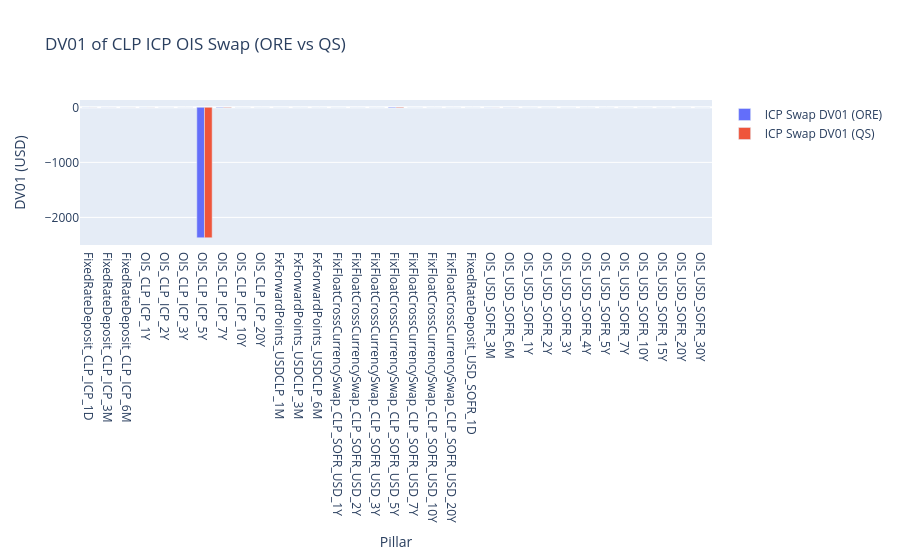

Notebook source saved alongside this figure:
### Code cell
fx_spot = 935.0
icp_tenors  = ["1D","3M","6M","1Y","2Y","3Y","5Y","7Y","10Y","20Y"]
icp_quotes  = curves['ICP']['quotes']
coll_tenors = ["1M","3M","6M","1Y","2Y","3Y","5Y","7Y","10Y","20Y"]
coll_quotes = curves['Collateral(CLP/USD)']['quotes']

qs_product = next(p for p in qs_results['products'] if p['label'] == 'CLP ICP OIS 5Y Swap (USD collateral)')
qs_sens = qs_product['sensitivities']

icp_swap_rows = []
idx = 0

# Bump ICP (forecast curve)
for q in icp_quotes:
    rq = q['rate']
    orig = rq.value()
    rq.setValue(orig + bump)
    v_up = icp_swap.NPV()
    rq.setValue(orig - bump)
    v_down = icp_swap.NPV()
    rq.setValue(orig)
    dv01 = (v_up - v_down) / 2 / fx_spot
    icp_swap_rows.append({"Pillar": qs_sens[idx]['pillar'], "DV01 (ORE)": round(dv01, 2)})
    idx += 1

# Bump Collateral(CLP/USD) (discount curve)
for q in coll_quotes:
    if 'fxPoints' in q:
        rq = q['fxPoints']
    elif 'rate' in q:
        rq = q['rate']
    orig = rq.value()
    rq.setValue(orig + bump)
    v_up = icp_swap.NPV()
    rq.setValue(orig - bump)
    v_down = icp_swap.NPV()
    rq.setValue(orig)
    dv01 = (v_up - v_down) / 2 / fx_spot
    icp_swap_rows.append({"Pillar": qs_sens[idx]['pillar'], "DV01 (ORE)": round(dv01, 2)})
    idx += 1

# Bump SOFR (affects collateral curve via xccy helpers)
for q in sofr_quotes:
    rq = q['rate']
    orig = rq.value()
    rq.setValue(orig + bump)
    v_up = icp_swap.NPV()
    rq.setValue(orig - bump)
    v_down = icp_swap.NPV()
    rq.setValue(orig)
    dv01 = (v_up - v_down) / 2 / fx_spot
    icp_swap_rows.append({"Pillar": qs_sens[idx]['pillar'], "DV01 (ORE)": round(dv01, 2)})
    idx += 1

qs_swap_rows = [{"Pillar": s['pillar'], "DV01 (QS)": round(s['dv01'], 2)} for s in qs_sens]

ore_sensitivities = pd.DataFrame(icp_swap_rows)
qs_sensitivities = pd.DataFrame(qs_swap_rows)
sensitivity_df = ore_sensitivities.merge(qs_sensitivities, on='Pillar')

fig = go.Figure()
fig.add_trace(go.Bar(x=sensitivity_df['Pillar'], y=sensitivity_df['DV01 (ORE)'], name='ICP Swap DV01 (ORE)'))
fig.add_trace(go.Bar(x=sensitivity_df['Pillar'], y=sensitivity_df['DV01 (QS)'], name='ICP Swap DV01 (QS)'))

fig.update_layout(
    title='DV01 of CLP ICP OIS Swap (ORE vs QS)',
    xaxis_title='Pillar',
    yaxis_title='DV01 (USD)',
    barmode='group'
)
fig.show()

sensitivity_df

### Figure 1 — Plotly figure (JSON) as saved in the notebook; plotly's stock layout.template omitted (floating-point values rounded to 4 significant figures)
{"data": [{"name": "ICP Swap DV01 (ORE)", "type": "bar", "x": ["FixedRateDeposit_CLP_ICP_1D", "FixedRateDeposit_CLP_ICP_3M", "FixedRateDeposit_CLP_ICP_6M", "OIS_CLP_ICP_1Y", "OIS_CLP_ICP_2Y", "OIS_CLP_ICP_3Y", "OIS_CLP_ICP_5Y", "OIS_CLP_ICP_7Y", "OIS_CLP_ICP_10Y", "OIS_CLP_ICP_20Y", "FxForwardPoints_USDCLP_1M", "FxForwardPoints_USDCLP_3M", "FxForwardPoints_USDCLP_6M", "FixFloatCrossCurrencySwap_CLP_SOFR_USD_1Y", "FixFloatCrossCurrencySwap_CLP_SOFR_USD_2Y", "FixFloatCrossCurrencySwap_CLP_SOFR_USD_3Y", "FixFloatCrossCurrencySwap_CLP_SOFR_USD_5Y", "FixFloatCrossCurrencySwap_CLP_SOFR_USD_7Y", "FixFloatCrossCurrencySwap_CLP_SOFR_USD_10Y", "FixFloatCrossCurrencySwap_CLP_SOFR_USD_20Y", "FixedRateDeposit_USD_SOFR_1D", "OIS_USD_SOFR_3M", "OIS_USD_SOFR_6M", "OIS_USD_SOFR_1Y", "OIS_USD_SOFR_2Y", "OIS_USD_SOFR_3Y", "OIS_USD_SOFR_4Y", "OIS_USD_SOFR_5Y", "OIS_USD_SOFR_7Y", "OIS_USD_SOFR_10Y", "OIS_USD_SOFR_15Y", "OIS_USD_SOFR_20Y", "OIS_USD_SOFR_30Y"], "y": [1.46, -0.94, 1.13, 1.24, 0.31, 0.62, -2370.0, -9.18, 0.0, 0.0, 0.0, 0.01, -0.0, -0.17, -0.37, -0.16, -12.3, -0.08, 0.0, 0.0, 0.0, 1.65, -1.65, 0.0, 0.0, 0.0, 0.0, 0.0, 0.0, 0.0, 0.0, 0.0, 0.0]}, {"name": "ICP Swap DV01 (QS)", "type": "bar", "x": ["FixedRateDeposit_CLP_ICP_1D", "FixedRateDeposit_CLP_ICP_3M", "FixedRateDeposit_CLP_ICP_6M", "OIS_CLP_ICP_1Y", "OIS_CLP_ICP_2Y", "OIS_CLP_ICP_3Y", "OIS_CLP_ICP_5Y", "OIS_CLP_ICP_7Y", "OIS_CLP_ICP_10Y", "OIS_CLP_ICP_20Y", "FxForwardPoints_USDCLP_1M", "FxForwardPoints_USDCLP_3M", "FxForwardPoints_USDCLP_6M", "FixFloatCrossCurrencySwap_CLP_SOFR_USD_1Y", "FixFloatCrossCurrencySwap_CLP_SOFR_USD_2Y", "FixFloatCrossCurrencySwap_CLP_SOFR_USD_3Y", "FixFloatCrossCurrencySwap_CLP_SOFR_USD_5Y", "FixFloatCrossCurrencySwap_CLP_SOFR_USD_7Y", "FixFloatCrossCurrencySwap_CLP_SOFR_USD_10Y", "FixFloatCrossCurrencySwap_CLP_SOFR_USD_20Y", "FixedRateDeposit_USD_SOFR_1D", "OIS_USD_SOFR_3M", "OIS_USD_SOFR_6M", "OIS_USD_SOFR_1Y", "OIS_USD_SOFR_2Y", "OIS_USD_SOFR_3Y", "OIS_USD_SOFR_4Y", "OIS_USD_SOFR_5Y", "OIS_USD_SOFR_7Y", "OIS_USD_SOFR_10Y", "OIS_USD_SOFR_15Y", "OIS_USD_SOFR_20Y", "OIS_USD_SOFR_30Y"], "y": [1.46, -0.94, 1.13, 1.24, 0.31, 0.62, -2370.0, -9.18, 0.0, 0.0, 0.0, 0.01, -0.0, -0.17, -0.37, -0.16, -12.3, -0.08, 0.0, 0.0, 0.0, 1.65, -1.65, -0.0, 0.0, 0.0, -0.0, 0.0, 0.0, 0.0, 0.0, 0.0, 0.0]}], "layout": {"barmode": "group", "title": {"text": "DV01 of CLP ICP OIS Swap (ORE vs QS)"}, "xaxis": {"title": {"text": "Pillar"}}, "yaxis": {"title": {"text": "DV01 (USD)"}}}}
